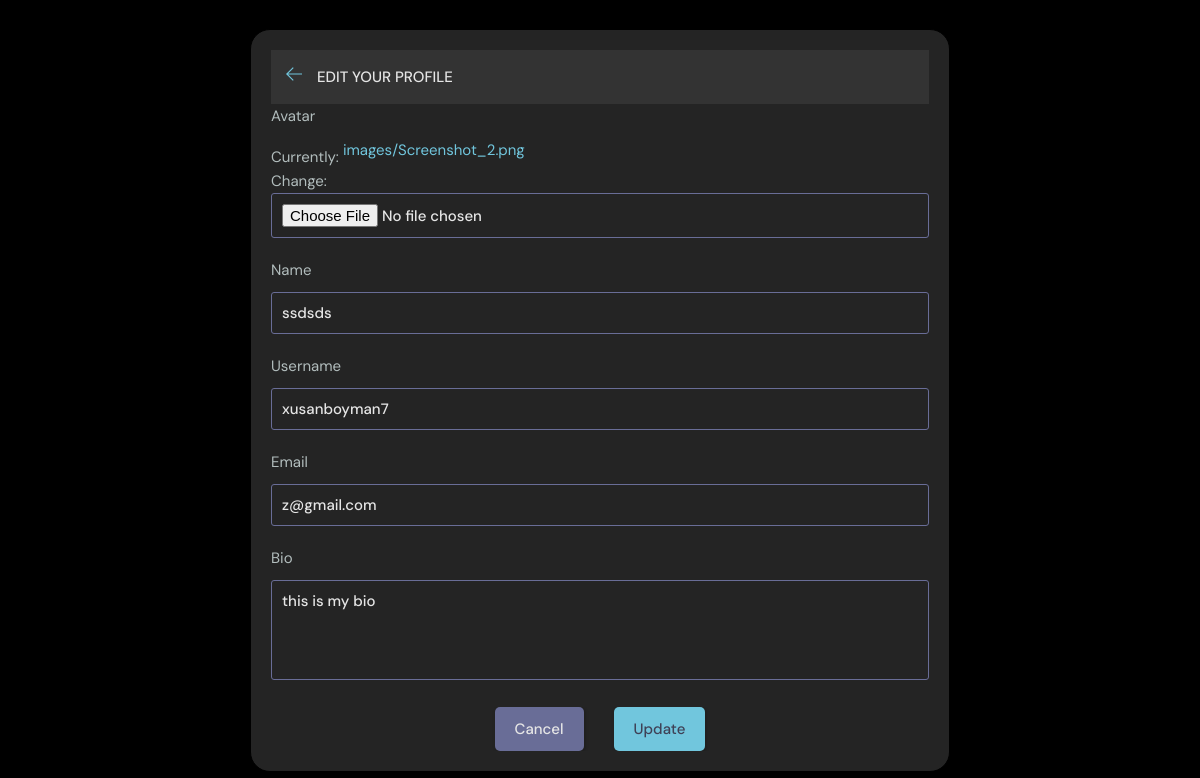
The page /edit_user/6/ (signed in) on the database its author committed.
### base/models.py (models this page shows)
class User(AbstractUser):
    name = models.CharField(max_length=120, null=True)
    email = models.EmailField(unique=True)
    bio = models.TextField(null=True)
    role = models.ForeignKey(Role, on_delete=models.CASCADE, default='Seller', null=True)
    avatar = models.ImageField(null=True, upload_to='images', default='/images/avatar.png')
    USERNAME_FIELD = 'email'
    REQUIRED_FIELDS = ['username']

### base/views.py (the view)
# urls.py: path('edit_user/<str:user_id>/', views.edit_user, name="edit_user"),
@login_required(login_url='/login')
def edit_user(request, user_id):
    user = get_object_or_404(User, id=user_id)
    if request.method == 'POST':
        form = EditUserForm(request.POST, request.FILES, instance=user)
        if form.is_valid():
            user = form.save(commit=False)
            password = form.cleaned_data.get('password')
            if password:
                user.set_password(password)
            user.username = form.cleaned_data.get('username').lower()
            user.bio = form.cleaned_data.get('bio')
            user.avatar = form.cleaned_data.get('avatar')
            user.email = form.cleaned_data.get('email')
            try:
                if user.role == 'Admin':
                    user_role = Role.objects.get(name='Admin')
                else:
                    user_role = Role.objects.get(name='User')
                user.role = user_role
            except Role.DoesNotExist:
                messages.error(request, "Role does not exist.")
                return redirect('edit_user', user_id=user.id)
            user.save()
            login(request, user)
            return redirect('home')
        else:
            messages.error(request, 'Error in form submission.')
    else:
        form = EditUserForm(instance=user)
    return render(request, 'base/userPage.html', {'form': form, 'user': user})

### base/forms.py
class EditUserForm(ModelForm):
    class Meta:
        model = User
        fields = ['avatar', 'name','username','email', 'bio']

### base/templates/base/userPage.html (shortened to what this page needs)
{% extends 'main.html' %}
{% block content %}
    {% if request.user.role.name == 'Admin' or request.user.id == user.id %}
    <div style="display: flex;align-items: center;justify-content: center;width: 100%;height: 100vh;background: black">
        <div style="width: 700px;border: 1px solid black;padding: 20px;background: rgba(255,255,255,0.14);border-radius: 20px " class="layout__body">
                  <div style="width: 100%;background: rgba(255,255,255,0.07)" class="layout__boxHeader">
        <div  class="layout__boxTitle">
          <a href="{% url 'home' %}">
            <svg version="1.1" xmlns="http://www.w3.org/2000/svg" width="32" height="32" viewBox="0 0 32 32">
              <title>arrow-left</title>
              <path
                d="M13.723 2.286l-13.723 13.714 13.719 13.714 1.616-1.611-10.96-10.96h27.625v-2.286h-27.625l10.965-10.965-1.616-1.607z">
              </path>
            </svg>
          </a>
          <h3>Edit your profile</h3>
        </div>
      </div>
            <form class="form" action="" method="POST" enctype="multipart/form-data">
          {% for field in form %}
          <div class="form__group">
            <label for="profile_pic">{{field.label}}</label>
            {{field}}
          </div>
          {% endfor %}
          <div class="form__action" style="display: flex;justify-content: center">
            <a class="btn btn--dark" href="{% url 'home' %}">Cancel</a>
            <button class="btn btn--main" type="submit">Update</button>
          </div>
        </form>
      </div>
    </div>
    {% endif %}
{% endblock %}

### static/style/style.css (style rules this page uses)
body { font-family: Arial, sans-serif; margin: 0; padding: 0; }
*:not(.product) { overflow: auto; }
a { text-decoration: none; color: #1b1b1b; }
a { text-decoration: none; }

### base/templates/base/userPage.html (style rules this page uses)
:root { --color-main: #71c6dd; --color-main-light: #e1f6fb; --color-dark: #3f4156; --color-dark-medium: #51546e; --color-dark-light: #696d97; --color-light: #e5e5e5; --color-gray: #8b8b8b; --color-light-gray: #b2bdbd; --color-bg: #2d2d39; --color-success: #5dd693; --color-error: #fc4b0b; }
* { font-family: "DM Sans", -apple-system, BlinkMacSystemFont, "Segoe UI", Roboto, Oxygen, Ubuntu, Cantarell, "Open Sans", "Helvetica Neue", sans-serif; margin: 0; padding: 0; box-sizing: border-box; text-rendering: optimizeLegibility; font-size: inherit; }
html { font-size: 56.25%; }
@media only screen and (min-width: 1200px) { html { font-size: 62.5%; } }
body { line-height: 1.6; font-weight: 400; font-size: 1.5rem; color: var(--color-light-gray); background-color: var(--color-bg); min-height: 100vh; }
a { display: inline-block; color: var(--color-main); text-decoration: none; }
.btn { background-color: transparent; border: none; display: inline-flex; align-items: center; gap: 1rem; cursor: pointer; transition: all ease-in-out 0.3s; padding: 1rem 2rem; border-radius: 5px; box-shadow: 1px 1px 3px 1px rgba(0, 0, 0, 0.15); font-weight: 500; }
.btn--main { background-color: var(--color-main); color: var(--color-dark); }
.btn--dark { background-color: var(--color-dark-light); color: var(--color-light); }
.layout__boxHeader { display: flex; padding: 1.5rem; background-color: var(--color-dark-light); }
.layout__boxTitle { display: flex; gap: 1.5rem; align-items: center; }
.layout__boxTitle h3 { text-transform: uppercase; font-weight: 500; color: var(--color-light); }
.layout__boxTitle svg { width: 1.6rem; height: 1.6rem; fill: var(--color-main); }
.layout__body { margin: 3rem; }
.form__group { margin-bottom: 2rem; width: 100%; }
.form__group label { display: block; font-size: 1.5rem; margin-bottom: 1rem; }
.form__group input, .form__group textarea, .form__group select { background: transparent; border: 1px solid var(--color-dark-light); padding: 1rem; border-radius: 3px; width: 100%; color: var(--color-light); font-weight: 500; outline: none; }
.form__group textarea { background: transparent; height: 10rem; resize: none; }
.form__action { display: flex; justify-content: flex-end; gap: 3rem; }

### rows shown on the page
User: form "ssdsds" "xusanboyman7" "z@gmail.com" "this is my bio"

### other values the page prints
{{ field.label }} "Avatar" "Name" "Username" "Email" "Bio"
